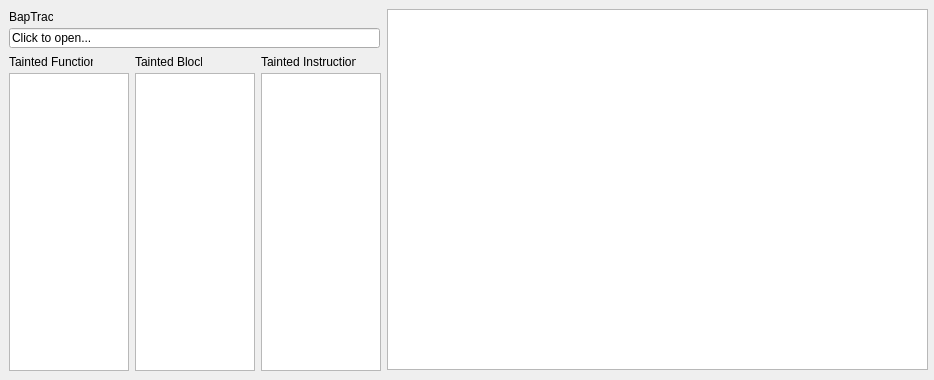
<?xml version="1.0" encoding="UTF-8"?>
<ui version="4.0">
 <class>Form</class>
 <widget class="QWidget" name="Form">
  <property name="geometry">
   <rect>
    <x>0</x>
    <y>0</y>
    <width>934</width>
    <height>380</height>
   </rect>
  </property>
  <property name="windowTitle">
   <string>Form</string>
  </property>
  <widget class="QPlainTextEdit" name="BIL_plainTextEdit">
   <property name="geometry">
    <rect>
     <x>387</x>
     <y>9</y>
     <width>541</width>
     <height>361</height>
    </rect>
   </property>
  </widget>
  <widget class="QListWidget" name="taintedBlocks_listWidget">
   <property name="geometry">
    <rect>
     <x>135</x>
     <y>73</y>
     <width>120</width>
     <height>298</height>
    </rect>
   </property>
   <property name="maximumSize">
    <size>
     <width>120</width>
     <height>16777215</height>
    </size>
   </property>
  </widget>
  <widget class="QListWidget" name="taintedInstructions_listWidget">
   <property name="geometry">
    <rect>
     <x>261</x>
     <y>73</y>
     <width>120</width>
     <height>298</height>
    </rect>
   </property>
   <property name="maximumSize">
    <size>
     <width>120</width>
     <height>16777215</height>
    </size>
   </property>
  </widget>
  <widget class="QLabel" name="label_3">
   <property name="geometry">
    <rect>
     <x>261</x>
     <y>54</y>
     <width>95</width>
     <height>16</height>
    </rect>
   </property>
   <property name="text">
    <string>Tainted Instructions</string>
   </property>
  </widget>
  <widget class="QLabel" name="label_2">
   <property name="geometry">
    <rect>
     <x>9</x>
     <y>54</y>
     <width>84</width>
     <height>16</height>
    </rect>
   </property>
   <property name="text">
    <string>Tainted Functions</string>
   </property>
  </widget>
  <widget class="QLabel" name="label_4">
   <property name="geometry">
    <rect>
     <x>135</x>
     <y>54</y>
     <width>67</width>
     <height>16</height>
    </rect>
   </property>
   <property name="text">
    <string>Tainted Blocks</string>
   </property>
  </widget>
  <widget class="QLabel" name="label">
   <property name="geometry">
    <rect>
     <x>9</x>
     <y>9</y>
     <width>44</width>
     <height>16</height>
    </rect>
   </property>
   <property name="text">
    <string>BapTrace</string>
   </property>
  </widget>
  <widget class="QLineEdit" name="BapTrace_lineEdit">
   <property name="geometry">
    <rect>
     <x>9</x>
     <y>28</y>
     <width>371</width>
     <height>20</height>
    </rect>
   </property>
   <property name="text">
    <string>Click to open...</string>
   </property>
  </widget>
  <widget class="QListWidget" name="taintedFuncs_listWidget">
   <property name="geometry">
    <rect>
     <x>9</x>
     <y>73</y>
     <width>120</width>
     <height>298</height>
    </rect>
   </property>
   <property name="maximumSize">
    <size>
     <width>120</width>
     <height>16777215</height>
    </size>
   </property>
   <property name="editTriggers">
    <set>QAbstractItemView::NoEditTriggers</set>
   </property>
  </widget>
 </widget>
 <resources/>
 <connections/>
</ui>
